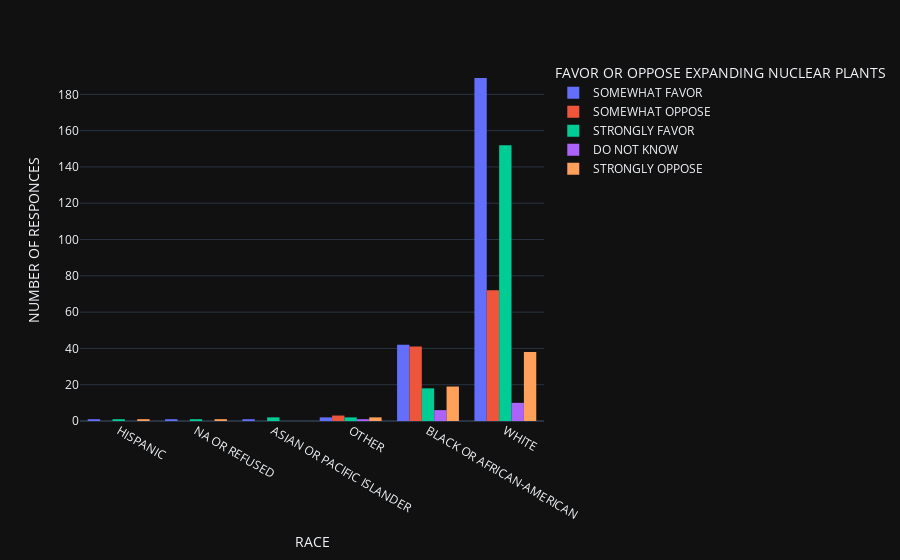

Write notebook code for a chart like this one.
### Code cell
# D6: RACE
# Q13: FAVOR OR OPPOSE EXPANDING NUCLEAR PLANT IN THE MIDLANDS OF SC

fig = px.histogram(df_IC, x="Q13", color="D6", template='plotly_dark', barmode="group").update_xaxes(categoryorder='total ascending').update_layout(
xaxis_title="FAVOR OR OPPOSE EXPANDING NUCLEAR PLANTS", yaxis_title="NUMBER OF RESPONCES", legend_title="RACE",
)
fig.show()

### Figure 1 — Plotly figure (JSON) as saved in the notebook; plotly's stock layout.template omitted (floating-point values rounded to 4 significant figures; data arrays with more than 128 entries replaced by an {"elided": "..."} marker saying what was removed)
{"data": [{"alignmentgroup": "True", "bingroup": "x", "hovertemplate": "Q13=SOMEWHAT FAVOR<br>D6=%{x}<br>count=%{y}<extra></extra>", "legendgroup": "SOMEWHAT FAVOR", "marker": {"color": "#636efa", "pattern": {"shape": ""}}, "name": "SOMEWHAT FAVOR", "offsetgroup": "SOMEWHAT FAVOR", "orientation": "v", "showlegend": true, "type": "histogram", "x": {"elided": "236 str values"}, "xaxis": "x", "yaxis": "y"}, {"alignmentgroup": "True", "bingroup": "x", "hovertemplate": "Q13=SOMEWHAT OPPOSE<br>D6=%{x}<br>count=%{y}<extra></extra>", "legendgroup": "SOMEWHAT OPPOSE", "marker": {"color": "#EF553B", "pattern": {"shape": ""}}, "name": "SOMEWHAT OPPOSE", "offsetgroup": "SOMEWHAT OPPOSE", "orientation": "v", "showlegend": true, "type": "histogram", "x": ["WHITE", "BLACK OR AFRICAN-AMERICAN", "BLACK OR AFRICAN-AMERICAN", "OTHER", "WHITE", "BLACK OR AFRICAN-AMERICAN", "WHITE", "BLACK OR AFRICAN-AMERICAN", "BLACK OR AFRICAN-AMERICAN", "OTHER", "WHITE", "BLACK OR AFRICAN-AMERICAN", "WHITE", "BLACK OR AFRICAN-AMERICAN", "WHITE", "BLACK OR AFRICAN-AMERICAN", "WHITE", "BLACK OR AFRICAN-AMERICAN", "WHITE", "WHITE", "BLACK OR AFRICAN-AMERICAN", "WHITE", "BLACK OR AFRICAN-AMERICAN", "BLACK OR AFRICAN-AMERICAN", "WHITE", "BLACK OR AFRICAN-AMERICAN", "BLACK OR AFRICAN-AMERICAN", "WHITE", "BLACK OR AFRICAN-AMERICAN", "WHITE", "WHITE", "BLACK OR AFRICAN-AMERICAN", "WHITE", "BLACK OR AFRICAN-AMERICAN", "BLACK OR AFRICAN-AMERICAN", "BLACK OR AFRICAN-AMERICAN", "WHITE", "WHITE", "WHITE", "WHITE", "WHITE", "WHITE", "WHITE", "WHITE", "BLACK OR AFRICAN-AMERICAN", "BLACK OR AFRICAN-AMERICAN", "BLACK OR AFRICAN-AMERICAN", "BLACK OR AFRICAN-AMERICAN", "BLACK OR AFRICAN-AMERICAN", "WHITE", "WHITE", "BLACK OR AFRICAN-AMERICAN", "WHITE", "BLACK OR AFRICAN-AMERICAN", "WHITE", "WHITE", "WHITE", "BLACK OR AFRICAN-AMERICAN", "WHITE", "WHITE", "WHITE", "WHITE", "WHITE", "WHITE", "WHITE", "WHITE", "WHITE", "WHITE", "WHITE", "WHITE", "WHITE", "WHITE", "BLACK OR AFRICAN-AMERICAN", "BLACK OR AFRICAN-AMERICAN", "WHITE", "WHITE", "WHITE", "WHITE", "WHITE", "WHITE", "WHITE", "WHITE", "BLACK OR AFRICAN-AMERICAN", "WHITE", "WHITE", "BLACK OR AFRICAN-AMERICAN", "WHITE", "WHITE", "WHITE", "OTHER", "WHITE", "WHITE", "WHITE", "WHITE", "WHITE", "BLACK OR AFRICAN-AMERICAN", "BLACK OR AFRICAN-AMERICAN", "BLACK OR AFRICAN-AMERICAN", "WHITE", "BLACK OR AFRICAN-AMERICAN", "WHITE", "BLACK OR AFRICAN-AMERICAN", "BLACK OR AFRICAN-AMERICAN", "WHITE", "WHITE", "BLACK OR AFRICAN-AMERICAN", "WHITE", "WHITE", "WHITE", "WHITE", "BLACK OR AFRICAN-AMERICAN", "BLACK OR AFRICAN-AMERICAN", "WHITE", "WHITE", "BLACK OR AFRICAN-AMERICAN", "WHITE"], "xaxis": "x", "yaxis": "y"}, {"alignmentgroup": "True", "bingroup": "x", "hovertemplate": "Q13=STRONGLY FAVOR<br>D6=%{x}<br>count=%{y}<extra></extra>", "legendgroup": "STRONGLY FAVOR", "marker": {"color": "#00cc96", "pattern": {"shape": ""}}, "name": "STRONGLY FAVOR", "offsetgroup": "STRONGLY FAVOR", "orientation": "v", "showlegend": true, "type": "histogram", "x": {"elided": "176 str values"}, "xaxis": "x", "yaxis": "y"}, {"alignmentgroup": "True", "bingroup": "x", "hovertemplate": "Q13=DO NOT KNOW<br>D6=%{x}<br>count=%{y}<extra></extra>", "legendgroup": "DO NOT KNOW", "marker": {"color": "#ab63fa", "pattern": {"shape": ""}}, "name": "DO NOT KNOW", "offsetgroup": "DO NOT KNOW", "orientation": "v", "showlegend": true, "type": "histogram", "x": ["BLACK OR AFRICAN-AMERICAN", "WHITE", "BLACK OR AFRICAN-AMERICAN", "BLACK OR AFRICAN-AMERICAN", "BLACK OR AFRICAN-AMERICAN", "WHITE", "WHITE", "WHITE", "WHITE", "WHITE", "WHITE", "WHITE", "WHITE", "OTHER", "BLACK OR AFRICAN-AMERICAN", "WHITE", "BLACK OR AFRICAN-AMERICAN"], "xaxis": "x", "yaxis": "y"}, {"alignmentgroup": "True", "bingroup": "x", "hovertemplate": "Q13=STRONGLY OPPOSE<br>D6=%{x}<br>count=%{y}<extra></extra>", "legendgroup": "STRONGLY OPPOSE", "marker": {"color": "#FFA15A", "pattern": {"shape": ""}}, "name": "STRONGLY OPPOSE", "offsetgroup": "STRONGLY OPPOSE", "orientation": "v", "showlegend": true, "type": "histogram", "x": ["WHITE", "WHITE", "WHITE", "WHITE", "NA OR REFUSED", "BLACK OR AFRICAN-AMERICAN", "BLACK OR AFRICAN-AMERICAN", "BLACK OR AFRICAN-AMERICAN", "WHITE", "WHITE", "WHITE", "BLACK OR AFRICAN-AMERICAN", "WHITE", "WHITE", "WHITE", "WHITE", "WHITE", "WHITE", "WHITE", "WHITE", "WHITE", "WHITE", "WHITE", "BLACK OR AFRICAN-AMERICAN", "WHITE", "BLACK OR AFRICAN-AMERICAN", "OTHER", "WHITE", "WHITE", "WHITE", "BLACK OR AFRICAN-AMERICAN", "WHITE", "OTHER", "BLACK OR AFRICAN-AMERICAN", "WHITE", "WHITE", "BLACK OR AFRICAN-AMERICAN", "WHITE", "BLACK OR AFRICAN-AMERICAN", "HISPANIC", "WHITE", "WHITE", "WHITE", "BLACK OR AFRICAN-AMERICAN", "WHITE", "BLACK OR AFRICAN-AMERICAN", "WHITE", "WHITE", "BLACK OR AFRICAN-AMERICAN", "WHITE", "BLACK OR AFRICAN-AMERICAN", "BLACK OR AFRICAN-AMERICAN", "WHITE", "WHITE", "BLACK OR AFRICAN-AMERICAN", "WHITE", "WHITE", "BLACK OR AFRICAN-AMERICAN", "BLACK OR AFRICAN-AMERICAN", "WHITE", "BLACK OR AFRICAN-AMERICAN"], "xaxis": "x", "yaxis": "y"}], "layout": {"autosize": true, "barmode": "group", "legend": {"title": {"text": "FAVOR OR OPPOSE EXPANDING NUCLEAR PLANTS"}, "tracegroupgap": 0}, "margin": {"t": 60}, "xaxis": {"anchor": "y", "autorange": true, "categoryorder": "total ascending", "domain": [0, 1], "range": [-0.5, 5.5], "title": {"text": "RACE"}, "type": "category"}, "yaxis": {"anchor": "x", "autorange": true, "domain": [0, 1], "range": [0, 198.9], "title": {"text": "NUMBER OF RESPONCES"}}}}
